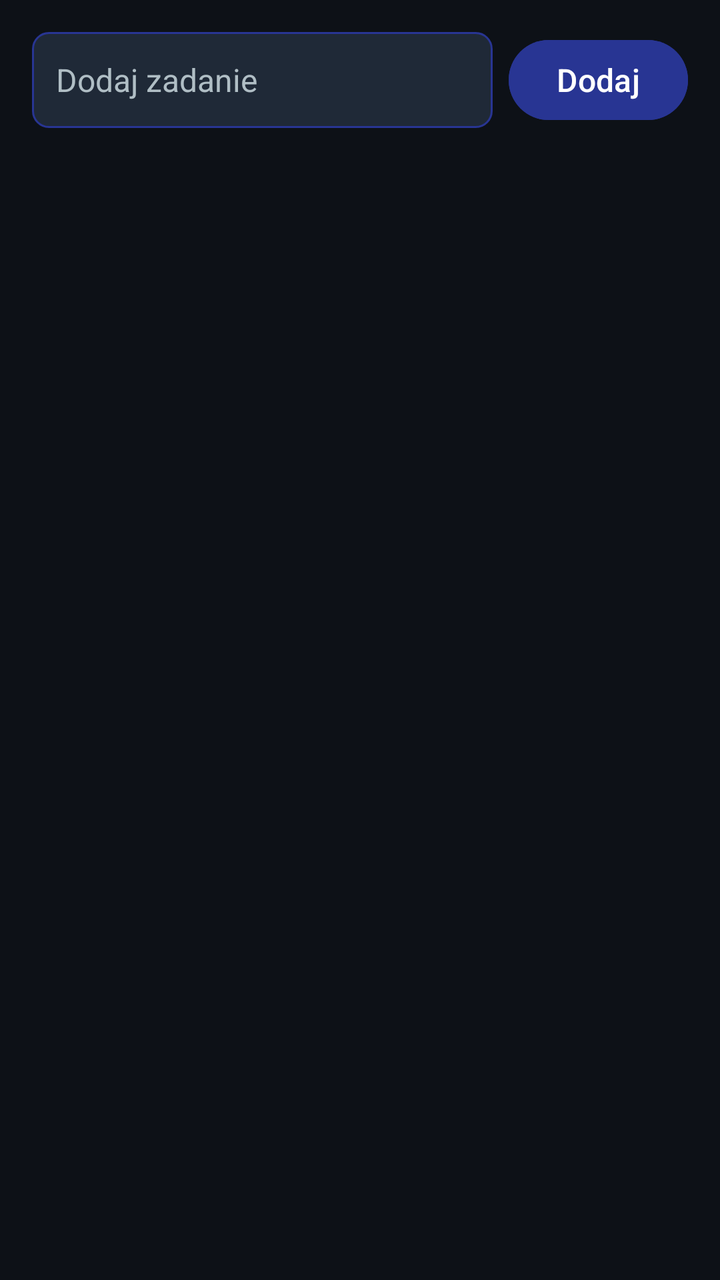
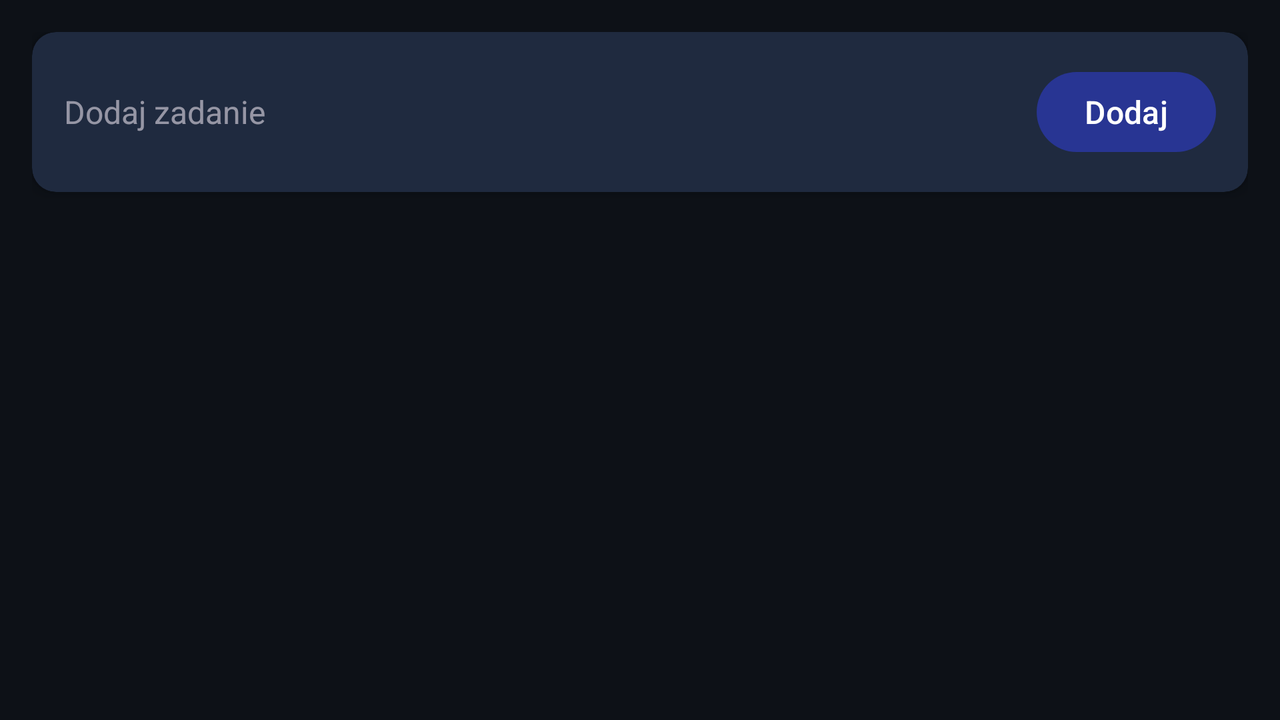

The same Android screen from two of the app's own layout files: first res/layout/ as a phone draws it, then the repository's variant for another configuration, drawn on a device whose configuration selects that folder. Both files follow.
<!-- AndroidManifest.xml: application theme Theme.NoCrastinate -->
<!-- res/layout/fragment_tasks.xml -->
<?xml version="1.0" encoding="utf-8"?>
<androidx.constraintlayout.widget.ConstraintLayout xmlns:android="http://schemas.android.com/apk/res/android"
    xmlns:app="http://schemas.android.com/apk/res-auto"
    xmlns:tools="http://schemas.android.com/tools"
    android:layout_width="match_parent"
    android:layout_height="match_parent"
    android:background="@color/background_dark"
    android:padding="@dimen/screen_padding">

    <EditText
        android:id="@+id/czynnosc"
        android:layout_width="0dp"
        android:layout_height="wrap_content"
        android:hint="Dodaj zadanie"
        android:inputType="text"
        android:minHeight="48dp"
        android:textSize="@dimen/text_size_body"
        android:textColor="@color/text_primary"
        android:textColorHint="@color/text_secondary"
        android:background="@drawable/edittext_background"
        android:padding="12dp"
        app:layout_constraintTop_toTopOf="parent"
        app:layout_constraintStart_toStartOf="parent"
        app:layout_constraintEnd_toStartOf="@+id/zapisz"
        android:layout_marginEnd="@dimen/spacing_small"/>

    <Button
        android:id="@+id/zapisz"
        android:layout_width="wrap_content"
        android:layout_height="wrap_content"
        android:minWidth="@dimen/button_min_width"
        android:text="Dodaj"
        android:textSize="@dimen/text_size_body"
        android:backgroundTint="@color/primary_blue"
        android:textColor="@color/text_primary"
        app:layout_constraintTop_toTopOf="parent"
        app:layout_constraintEnd_toEndOf="parent"/>

    <androidx.recyclerview.widget.RecyclerView
        android:id="@+id/lista"
        android:layout_width="0dp"
        android:layout_height="0dp"
        android:layout_marginTop="@dimen/spacing_medium"
        android:clipToPadding="false"
        android:scrollbars="vertical"
        app:layout_constraintTop_toBottomOf="@+id/czynnosc"
        app:layout_constraintBottom_toBottomOf="parent"
        app:layout_constraintStart_toStartOf="parent"
        app:layout_constraintEnd_toEndOf="parent"/>

</androidx.constraintlayout.widget.ConstraintLayout>
<!-- resources referenced by this layout -->
<resources>
  <color name="background_dark">#0D1117</color>
  <color name="primary_blue">#283593</color>
  <color name="text_primary">#FFFFFF</color>
  <color name="text_secondary">#B0BEC5</color>
  <dimen name="button_min_width">88dp</dimen>
  <dimen name="screen_padding">16dp</dimen>
  <dimen name="spacing_medium">16dp</dimen>
  <dimen name="spacing_small">8dp</dimen>
  <dimen name="text_size_body">16sp</dimen>
  <!-- drawable edittext_background (drawable) -->
  <?xml version="1.0" encoding="utf-8"?>
  <shape xmlns:android="http://schemas.android.com/apk/res/android">
      <solid android:color="@color/surface_dark"/>
      <corners android:radius="8dp"/>
      <stroke
          android:width="1dp"
          android:color="@color/primary_blue"/>
  </shape>
  <style name="Theme.NoCrastinate" parent="Base.Theme.NoCrastinate" />
  <color name="surface_dark">#1F2937</color>
  <style name="Base.Theme.NoCrastinate" parent="Theme.Material3.Dark.NoActionBar">
  
          <item name="colorPrimary">@color/primary_blue</item>
          <item name="colorPrimaryVariant">@color/primary_dark_blue</item>
          <item name="colorOnPrimary">@color/text_primary</item>
  
          <item name="colorSecondary">@color/accent_blue</item>
          <item name="colorSecondaryVariant">@color/accent_light_blue</item>
          <item name="colorOnSecondary">@color/text_primary</item>
  
          <item name="android:colorBackground">@color/background_dark</item>
          <item name="colorSurface">@color/surface_dark</item>
          <item name="colorOnSurface">@color/text_primary</item>
  
          <item name="android:statusBarColor">@color/primary_dark_blue</item>
          <item name="android:windowLightStatusBar">false</item>
  
          <item name="android:navigationBarColor">@color/primary_dark_blue</item>
  
          <item name="buttonStyle">@style/Widget.App.Button</item>
  
          <item name="materialCardViewStyle">@style/Widget.App.CardView</item>
      </style>
  <color name="primary_dark_blue">#1A237E</color>
  <color name="accent_blue">#5C6BC0</color>
  <color name="accent_light_blue">#7986CB</color>
  <style name="Widget.App.Button" parent="Widget.Material3.Button">
          <item name="backgroundTint">@color/primary_blue</item>
          <item name="android:textColor">@color/text_primary</item>
          <item name="cornerRadius">8dp</item>
      </style>
  <style name="Widget.App.CardView" parent="Widget.Material3.CardView.Elevated">
          <item name="cardBackgroundColor">@color/surface_dark</item>
          <item name="cardElevation">@dimen/card_elevation</item>
          <item name="cardCornerRadius">@dimen/card_corner_radius</item>
      </style>
  <dimen name="card_elevation">4dp</dimen>
  <dimen name="card_corner_radius">12dp</dimen>
</resources>
<!-- res/layout-land/fragment_tasks.xml (the repository's variant of the layout above) -->
<!-- drawn on the phone turned sideways -->
<?xml version="1.0" encoding="utf-8"?>
<androidx.constraintlayout.widget.ConstraintLayout xmlns:android="http://schemas.android.com/apk/res/android"
    xmlns:app="http://schemas.android.com/apk/res-auto"
    xmlns:tools="http://schemas.android.com/tools"
    android:layout_width="match_parent"
    android:layout_height="match_parent"
    android:padding="@dimen/screen_padding">

    <com.google.android.material.card.MaterialCardView
        android:id="@+id/inputCard"
        android:layout_width="0dp"
        android:layout_height="wrap_content"
        app:cardElevation="@dimen/card_elevation"
        app:cardCornerRadius="@dimen/card_corner_radius"
        app:layout_constraintTop_toTopOf="parent"
        app:layout_constraintStart_toStartOf="parent"
        app:layout_constraintEnd_toEndOf="parent">

        <LinearLayout
            android:layout_width="match_parent"
            android:layout_height="wrap_content"
            android:orientation="horizontal"
            android:padding="@dimen/spacing_medium"
            android:gravity="center_vertical">

            <EditText
                android:id="@+id/czynnosc"
                android:layout_width="0dp"
                android:layout_height="wrap_content"
                android:layout_weight="1"
                android:hint="Dodaj zadanie"
                android:inputType="text"
                android:minHeight="48dp"
                android:textSize="@dimen/text_size_body"
                android:background="@android:color/transparent"
                android:layout_marginEnd="@dimen/spacing_small"/>

            <Button
                android:id="@+id/zapisz"
                android:layout_width="wrap_content"
                android:layout_height="wrap_content"
                android:minWidth="@dimen/button_min_width"
                android:text="Dodaj"
                android:textSize="@dimen/text_size_body"/>

        </LinearLayout>

    </com.google.android.material.card.MaterialCardView>

    <androidx.recyclerview.widget.RecyclerView
        android:id="@+id/lista"
        android:layout_width="0dp"
        android:layout_height="0dp"
        android:layout_marginTop="@dimen/spacing_medium"
        android:clipToPadding="false"
        android:scrollbars="vertical"
        app:layout_constraintTop_toBottomOf="@+id/inputCard"
        app:layout_constraintBottom_toBottomOf="parent"
        app:layout_constraintStart_toStartOf="parent"
        app:layout_constraintEnd_toEndOf="parent"/>

</androidx.constraintlayout.widget.ConstraintLayout>
<!-- resources referenced by the variant -->
<!-- as the phone turned sideways resolves them -->
<resources>
  <dimen name="button_min_width">88dp</dimen>
  <dimen name="card_corner_radius">12dp</dimen>
  <dimen name="card_elevation">4dp</dimen>
  <dimen name="screen_padding">16dp</dimen>
  <dimen name="spacing_medium">16dp</dimen>
  <dimen name="spacing_small">8dp</dimen>
  <dimen name="text_size_body">16sp</dimen>
  <style name="Theme.NoCrastinate" parent="Base.Theme.NoCrastinate" />
  <style name="Base.Theme.NoCrastinate" parent="Theme.Material3.Dark.NoActionBar">
  
          <item name="colorPrimary">@color/primary_blue</item>
          <item name="colorPrimaryVariant">@color/primary_dark_blue</item>
          <item name="colorOnPrimary">@color/text_primary</item>
  
          <item name="colorSecondary">@color/accent_blue</item>
          <item name="colorSecondaryVariant">@color/accent_light_blue</item>
          <item name="colorOnSecondary">@color/text_primary</item>
  
          <item name="android:colorBackground">@color/background_dark</item>
          <item name="colorSurface">@color/surface_dark</item>
          <item name="colorOnSurface">@color/text_primary</item>
  
          <item name="android:statusBarColor">@color/primary_dark_blue</item>
          <item name="android:windowLightStatusBar">false</item>
  
          <item name="android:navigationBarColor">@color/primary_dark_blue</item>
  
          <item name="buttonStyle">@style/Widget.App.Button</item>
  
          <item name="materialCardViewStyle">@style/Widget.App.CardView</item>
      </style>
  <color name="primary_blue">#283593</color>
  <color name="primary_dark_blue">#1A237E</color>
  <color name="text_primary">#FFFFFF</color>
  <color name="accent_blue">#5C6BC0</color>
  <color name="accent_light_blue">#7986CB</color>
  <color name="background_dark">#0D1117</color>
  <color name="surface_dark">#1F2937</color>
  <style name="Widget.App.Button" parent="Widget.Material3.Button">
          <item name="backgroundTint">@color/primary_blue</item>
          <item name="android:textColor">@color/text_primary</item>
          <item name="cornerRadius">8dp</item>
      </style>
  <style name="Widget.App.CardView" parent="Widget.Material3.CardView.Elevated">
          <item name="cardBackgroundColor">@color/surface_dark</item>
          <item name="cardElevation">@dimen/card_elevation</item>
          <item name="cardCornerRadius">@dimen/card_corner_radius</item>
      </style>
</resources>
